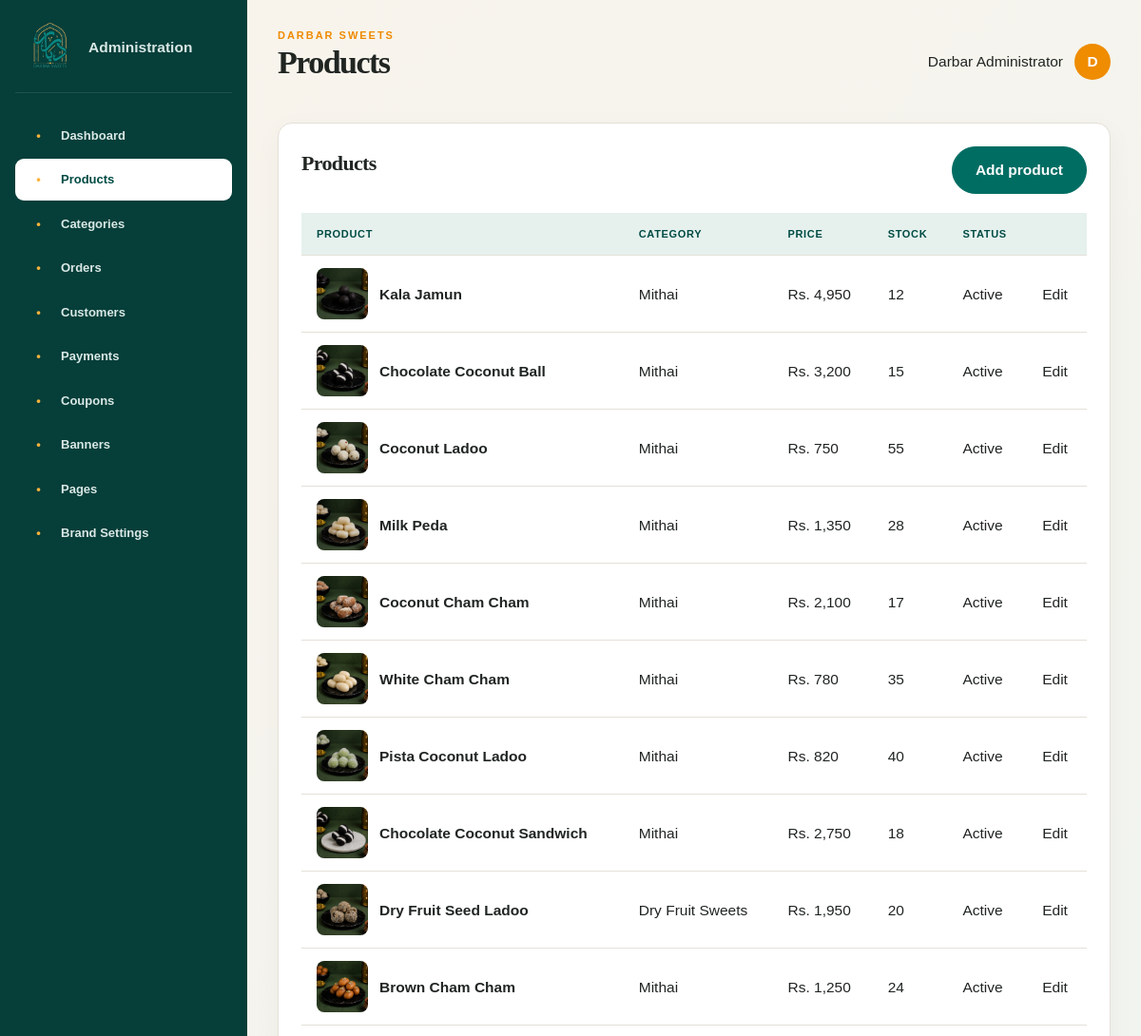
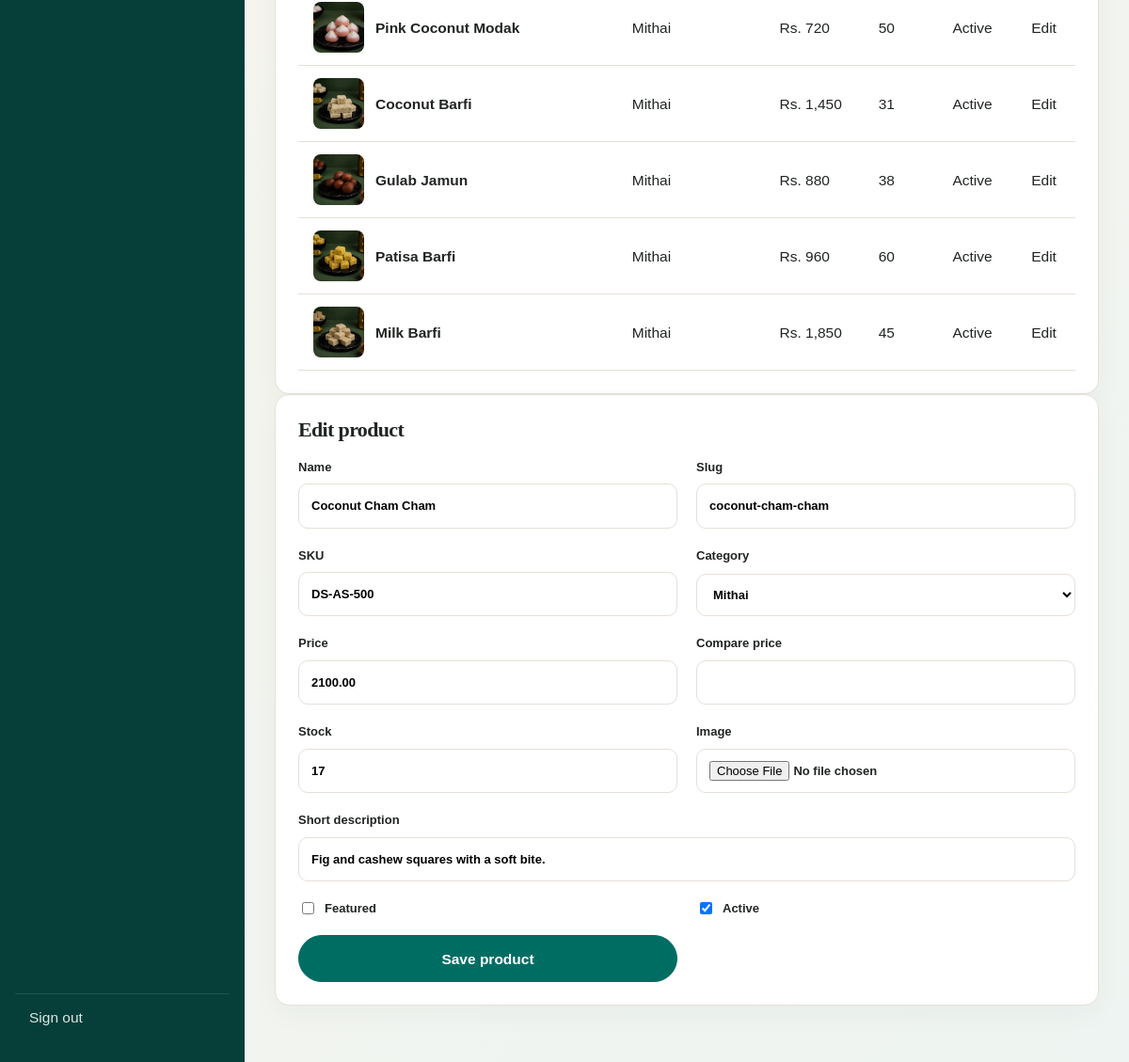
The app's page /admin/index.php?section=products&edit=11 (signed in) with its own data (2 pictures, top to bottom).
### tables this page shows
CREATE TABLE products(id INT UNSIGNED AUTO_INCREMENT PRIMARY KEY,category_id INT UNSIGNED,name VARCHAR(160) NOT NULL,slug VARCHAR(180) UNIQUE,sku VARCHAR(60) UNIQUE,short_description VARCHAR(255),description TEXT,ingredients TEXT,allergens TEXT,price DECIMAL(12,2) NOT NULL,compare_price DECIMAL(12,2),stock INT DEFAULT 0,image VARCHAR(255),is_featured TINYINT(1) DEFAULT 0,is_active TINYINT(1) DEFAULT 1,created_at TIMESTAMP DEFAULT CURRENT_TIMESTAMP,updated_at TIMESTAMP DEFAULT CURRENT_TIMESTAMP ON UPDATE CURRENT_TIMESTAMP,INDEX idx_product_category(category_id),FOREIGN KEY(category_id) REFERENCES categories(id) ON DELETE SET NULL);

CREATE TABLE categories(id INT UNSIGNED AUTO_INCREMENT PRIMARY KEY,name VARCHAR(100) NOT NULL,slug VARCHAR(120) UNIQUE,image VARCHAR(255),description TEXT,sort_order INT DEFAULT 0,is_featured TINYINT(1) DEFAULT 0,is_active TINYINT(1) DEFAULT 1);

### admin/index.php (the view, shortened to what this page needs)
<?php
session_name('darbar_admin');session_start();require dirname(__DIR__).'/includes/db.php';
function ae($v):string{return htmlspecialchars((string)$v,ENT_QUOTES,'UTF-8');}
function token():string{$_SESSION['admin_csrf']??=bin2hex(random_bytes(32));return $_SESSION['admin_csrf'];}
?><?php
$section=preg_replace('/[^a-z-]/','',$_GET['section']??'dashboard');$labels=['dashboard'=>'Dashboard','products'=>'Products','categories'=>'Categories','orders'=>'Orders','customers'=>'Customers','payments'=>'Payments','coupons'=>'Coupons','banners'=>'Banners','pages'=>'Pages','settings'=>'Brand Settings'];$title=$labels[$section]??'Dashboard';$editId=(int)($_GET['edit']??0);
$stats=['orders'=>0,'revenue'=>0,'customers'=>0,'pending'=>0,'products'=>0,'low_stock'=>0,'average'=>0,'paid'=>0];
if($pdo){
 $stats['orders']=$pdo->query('SELECT COUNT(*) FROM orders')->fetchColumn();
 $stats['revenue']=$pdo->query("SELECT COALESCE(SUM(total),0) FROM orders WHERE status!='cancelled'")->fetchColumn();
 $stats['customers']=$pdo->query('SELECT COUNT(*) FROM users')->fetchColumn();
 $stats['pending']=$pdo->query("SELECT COUNT(*) FROM orders WHERE status='pending'")->fetchColumn();
 $stats['products']=$pdo->query('SELECT COUNT(*) FROM products WHERE is_active=1')->fetchColumn();
 $stats['low_stock']=$pdo->query('SELECT COUNT(*) FROM products WHERE is_active=1 AND stock<=10')->fetchColumn();
 $stats['average']=$pdo->query("SELECT COALESCE(AVG(total),0) FROM orders WHERE status!='cancelled'")->fetchColumn();
 $stats['paid']=$pdo->query("SELECT COALESCE(SUM(amount),0) FROM payments WHERE status='paid'")->fetchColumn();
}
?><!doctype html><html><head><meta charset="utf-8"><meta name="viewport" content="width=device-width"><link rel="stylesheet" href="../assets/css/style.css"><link rel="stylesheet" href="style.css"><title><?=ae($title)?> · Darbar Admin</title></head><body class="admin-shell"><aside class="admin-sidebar"><a class="admin-logo" href="index.php"><img src="../uploads/logo/darbar-sweets-logo.png"><span>Administration</span></a><nav><?php foreach($labels as $k=>$v):?><a class="<?=$section===$k?'active':''?>" href="?section=<?=$k?>"><i>•</i><?=$v?></a><?php endforeach?></nav><a class="logout" href="?logout=1">Sign out</a></aside><main class="admin-main"><header class="admin-top"><div><span class="eyebrow">Darbar Sweets</span><h1><?=ae($title)?></h1></div><div class="admin-user"><span><?=ae($_SESSION['admin_name'])?></span><b><?=ae(substr($_SESSION['admin_name'],0,1))?></b></div></header><?php if($flash):?><p class="admin-notice success"><?=ae($flash)?></p><?php endif?><?php if($error):?><p class="admin-notice error"><?=ae($error)?></p><?php endif?>
<?php if($section==='dashboard'):?><div class="stats"><?php foreach([['Total orders',$stats['orders']],['Total revenue','Rs. '.number_format((float)$stats['revenue'])],['Customers',$stats['customers']],['Pending orders',$stats['pending']],['Active products',$stats['products']],['Low stock',$stats['low_stock']],['Average order','Rs. '.number_format((float)$stats['average'])],['Paid amount','Rs. '.number_format((float)$stats['paid'])]] as $s):?><article><span><?=$s[0]?></span><strong><?=$s[1]?></strong></article><?php endforeach?></div><section class="panel"><h2>Live website control</h2><p><?=$pdo?'Connected to MySQL database <strong>darbar_sweets</strong>. Products, categories, banners, orders, customers, coupons and branding saved here publish directly to the storefront.':'Database connection failed. Check includes/db.php and confirm MySQL is running.'?></p></section>
<?php elseif($section==='products'):$rows=$pdo->query('SELECT p.*,c.name category FROM products p LEFT JOIN categories c ON c.id=p.category_id ORDER BY p.id DESC')->fetchAll();$cats=$pdo->query('SELECT id,name FROM categories ORDER BY sort_order')->fetchAll();$edit=null;foreach($rows as $r)if($r['id']===$editId)$edit=$r;?><section class="panel"><div class="panel-head"><h2>Products</h2><a class="btn" href="?section=products&edit=-1">Add product</a></div><div class="responsive-table"><table><thead><tr><th>Product</th><th>Category</th><th>Price</th><th>Stock</th><th>Status</th><th></th></tr></thead><tbody><?php foreach($rows as $r):?><tr><td><div class="table-product"><img src="../<?=ae($r['image'])?>"><b><?=ae($r['name'])?></b></div></td><td><?=ae($r['category'])?></td><td>Rs. <?=number_format((float)$r['price'])?></td><td><?=$r['stock']?></td><td><?=$r['is_active']?'Active':'Hidden'?></td><td><a href="?section=products&edit=<?=$r['id']?>">Edit</a></td></tr><?php endforeach?></tbody></table></div></section><?php if($editId):?><section class="panel"><h2><?=$edit?'Edit':'Add'?> product</h2><form method="post" enctype="multipart/form-data" class="admin-form-grid"><input type="hidden" name="csrf" value="<?=token()?>"><input type="hidden" name="action" value="product_save"><input type="hidden" name="id" value="<?=$edit['id']??0?>"><input type="hidden" name="old_image" value="<?=ae($edit['image']??'')?>"><label>Name<input name="name" required value="<?=ae($edit['name']??'')?>"></label><label>Slug<input name="slug" required value="<?=ae($edit['slug']??'')?>"></label><label>SKU<input name="sku" value="<?=ae($edit['sku']??'')?>"></label><label>Category<select name="category_id"><?php foreach($cats as $c):?><option value="<?=$c['id']?>" <?=($edit['category_id']??0)==$c['id']?'selected':''?>><?=ae($c['name'])?></option><?php endforeach?></select></label><label>Price<input type="number" step=".01" name="price" required value="<?=ae($edit['price']??0)?>"></label><label>Compare price<input type="number" step=".01" name="compare_price" value="<?=ae($edit['compare_price']??'')?>"></label><label>Stock<input type="number" name="stock" value="<?=ae($edit['stock']??0)?>"></label><label>Image<input type="file" name="image"></label><label class="wide">Short description<input name="short_description" value="<?=ae($edit['short_description']??'')?>"></label><label class="check"><input type="checkbox" name="is_featured" <?=($edit['is_featured']??0)?'checked':''?>> Featured</label><label class="check"><input type="checkbox" name="is_active" <?=($edit['is_active']??1)?'checked':''?>> Active</label><button class="btn">Save product</button></form></section><?php endif?>
<?php endif?></main></body></html>

### assets/css/style.css (style rules this page uses)
:root { --color-primary:#006d63;--color-primary-deep:#004b44;--color-secondary:#ef8c00;--color-accent:#d7a52a;--color-dark:#202522;--color-muted:#69716d;--color-light-bg:#faf7f2;--color-surface:#fff;--color-border:#e5e0d8;--color-success:#2e7d32;--color-danger:#c62828;--shadow:0 20px 60px rgba(29,44,37,.1);--radius:18px;--font-head:"Playfair Display",serif;--font-body:"DM Sans",sans-serif }
* { box-sizing:border-box }
html { scroll-behavior:smooth }
body { margin:0;color:var(--color-dark);background:var(--color-light-bg);font:15.5px/1.65 var(--font-body);-webkit-font-smoothing:antialiased }
img { max-width:100%;display:block }
a { color:inherit;text-decoration:none }
button,input,select,textarea { font:inherit }
h1,h2,h3 { font-family:var(--font-head);line-height:1.15;margin:0 0 16px }
h1 { font-size:clamp(42px,6vw,78px);letter-spacing:-.045em }
h2 { font-size:clamp(30px,4vw,48px);letter-spacing:-.03em }
.eyebrow { text-transform:uppercase;letter-spacing:.18em;font-weight:700;color:var(--color-secondary);font-size:11px;display:block;margin-bottom:14px }
.btn { display:inline-flex;align-items:center;justify-content:center;min-height:50px;padding:0 24px;border:1px solid var(--color-primary);border-radius:100px;background:var(--color-primary);color:#fff;font-weight:700;cursor:pointer;transition:.22s transform,.22s background,.22s box-shadow }
label { display:grid;gap:7px;font-weight:600;font-size:13px;margin-bottom:18px }
input,select,textarea { width:100%;border:1px solid var(--color-border);border-radius:10px;background:#fff;padding:12px 13px;outline:0;transition:.2s }
.responsive-table { overflow:auto }

### admin/style.css (style rules this page uses)
.admin-shell { background:#f3f5f3 }
.admin-sidebar { position:fixed;inset:0 auto 0 0;width:260px;background:#063e39;color:#d9e8e5;padding:22px 16px;display:flex;flex-direction:column }
.admin-logo { display:flex;align-items:center;gap:12px;padding:0 10px 20px;border-bottom:1px solid rgba(255,255,255,.1) }
.admin-logo img { width:55px;height:55px;object-fit:contain;mix-blend-mode:screen }
.admin-logo span { font-weight:700 }
.admin-sidebar nav { padding:20px 0;overflow:auto }
.admin-sidebar nav a { display:flex;align-items:center;gap:13px;padding:11px 14px;margin:3px 0;border-radius:9px;font-weight:600;font-size:13px }
.admin-sidebar nav a i { width:21px;text-align:center;font-style:normal;color:#f9b33b }
.admin-sidebar nav a:hover,.admin-sidebar nav a.active { background:#fff;color:var(--color-primary-deep) }
.logout { margin-top:auto;padding:12px 15px;border-top:1px solid rgba(255,255,255,.1) }
.admin-main { margin-left:260px;padding:28px 32px 60px }
.admin-top { display:flex;align-items:center;justify-content:space-between;margin-bottom:28px }
.admin-top h1 { font-size:34px }
.admin-top .eyebrow { margin:0 }
.admin-user { display:flex;align-items:center;gap:12px }
.admin-user b { display:grid;place-items:center;width:38px;height:38px;border-radius:50%;background:var(--color-secondary);color:#fff }
.stats article,.panel { background:#fff;border:1px solid var(--color-border);border-radius:15px;box-shadow:0 8px 30px rgba(20,50,40,.04) }
.panel { padding:24px }
.panel h2 { font-size:22px }
.panel-head { display:flex;align-items:center;justify-content:space-between;gap:20px }
table { width:100%;border-collapse:collapse;margin-top:20px }
th { background:#e6f1ee;font-size:11px;text-transform:uppercase;letter-spacing:.06em;color:var(--color-primary-deep) }
th,td { text-align:left;padding:13px 16px;border-bottom:1px solid var(--color-border) }
.admin-form-grid { display:grid;grid-template-columns:1fr 1fr;gap:0 20px }
.admin-form-grid .wide { grid-column:1/-1 }
.table-product { display:flex;align-items:center;gap:12px }
.table-product img { width:54px;height:54px;object-fit:cover;border-radius:8px }
.check { display:flex!important;align-items:center;gap:8px }
.check input { width:auto }
.responsive-table { overflow:auto }
.logout { cursor:pointer }

### admin/premium-admin.css (style rules this page uses)
:root { --ink:#102d2a;--paper:#fbf7ef;--teal:#006f67;--orange:#ef8a00 }
.admin-main { background:linear-gradient(135deg,#f8f4ec,#eef4f1);min-height:100vh }
.eyebrow { display:block;color:var(--orange);font-size:11px;font-weight:800;letter-spacing:.18em;margin-bottom:5px }

### records on screen
products: image (picture), name "Kala Jamun", category.name "Mithai", price "4,950", stock "12", is_active "Active"
products: image (picture), name "Chocolate Coconut Ball", category.name "Mithai", price "3,200", stock "15", is_active "Active"
products: image (picture), name "Coconut Ladoo", category.name "Mithai", price "750", stock "55", is_active "Active"
products: image (picture), name "Milk Peda", category.name "Mithai", price "1,350", stock "28", is_active "Active"
products: image (picture), name "Coconut Cham Cham", category.name "Mithai", price "2,100", stock "17", shows "Active", slug "coconut-cham-cham", sku "DS-AS-500", category_id "Mithai", price "2100.00", short_description "Fig and cashew squares with a soft bite.", is_active "☑"
products: image (picture), name "White Cham Cham", category.name "Mithai", price "780", stock "35", is_active "Active"
products: image (picture), name "Pista Coconut Ladoo", category.name "Mithai", price "820", stock "40", is_active "Active"
products: image (picture), name "Chocolate Coconut Sandwich", category.name "Mithai", price "2,750", stock "18", is_active "Active"
products: image (picture), name "Dry Fruit Seed Ladoo", category.name "Dry Fruit Sweets", price "1,950", stock "20", is_active "Active"
products: image (picture), name "Brown Cham Cham", category.name "Mithai", price "1,250", stock "24", is_active "Active"
products: image (picture), name "Pink Coconut Modak", category.name "Mithai", price "720", stock "50", is_active "Active"
products: image (picture), name "Coconut Barfi", category.name "Mithai", price "1,450", stock "31", is_active "Active"
products: image (picture), name "Gulab Jamun", category.name "Mithai", price "880", stock "38", is_active "Active"
products: image (picture), name "Patisa Barfi", category.name "Mithai", price "960", stock "60", is_active "Active"
products: image (picture), name "Milk Barfi", category.name "Mithai", price "1,850", stock "45", is_active "Active"

### other values on screen
$v "Dashboard"
$v "Products"
$v "Categories"
$v "Orders"
$v "Customers"
$v "Payments"
$v "Coupons"
$v "Banners"
$v "Pages"
$v "Brand Settings"
ae($title) "Products"
ae($_SESSION['admin_name']) "Darbar Administrator"
ae(substr($_SESSION['admin_name'],0,1)) "D"
